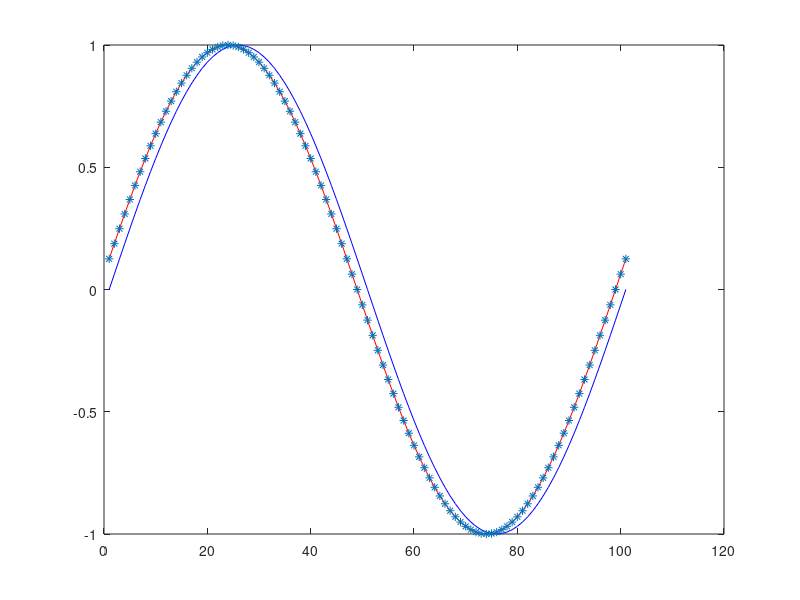

Recreate this plot in MATLAB.
clc
clear
close all

d1=0:0.001:0.1;
d2=0.002:0.001:0.102;
f=3e9;
c=3e8;
lambda=c/f;

theta=deg2rad(0);
aea = exp(1j*(((2*pi*d1)/lambda)));
AA=angle(aea);
bea = exp(1j*(((2*pi*d2)/lambda)));
BB=angle(bea);
plot(imag(aea),'b')
hold on
plot(imag(bea),'r')
% CC=rad2deg(BB-AA)
 Cea = exp(1j*(((2*pi*d1)/lambda)+deg2rad(7.2)));
 CC=angle(Cea)
 BB
 plot(imag(Cea),'*')
 